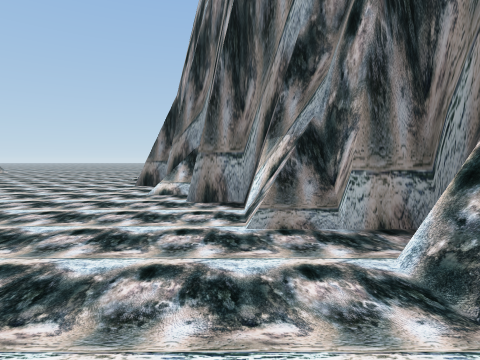
[1] (above)

12 first-person views from a walk through a scene from a Unity 3-D project. The camera is 1.4 m above the floor, tilts 4° down and sees 80° across. The floor is counted in squares, 2 m on a side. Each view is taken from the middle of a square. On the plan, view 1 faces up. The plan holds only what a view shows up to about 10 squares ahead; the rest is blank. The place goes on beyond the plan.

[2]
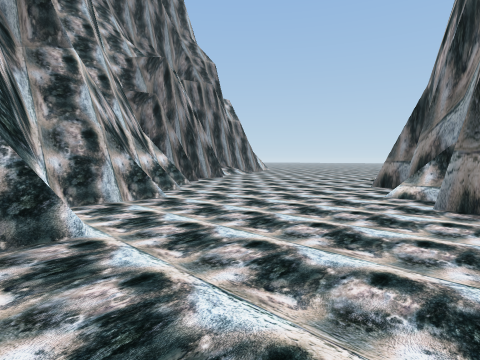

[3]
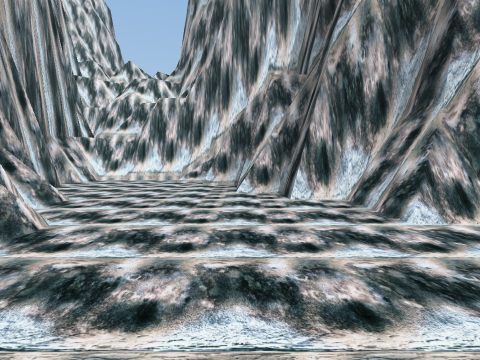

[4]
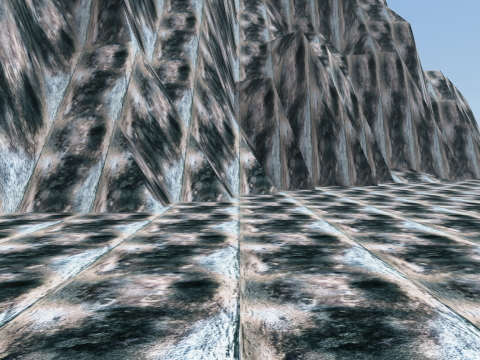

[5]
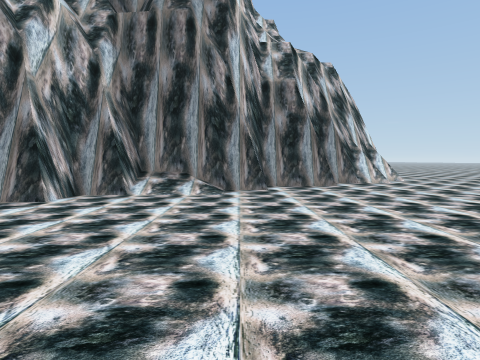

[6]
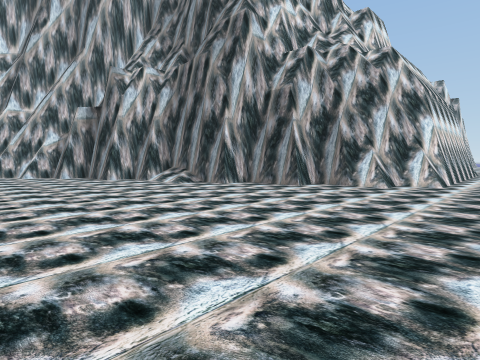

[7]
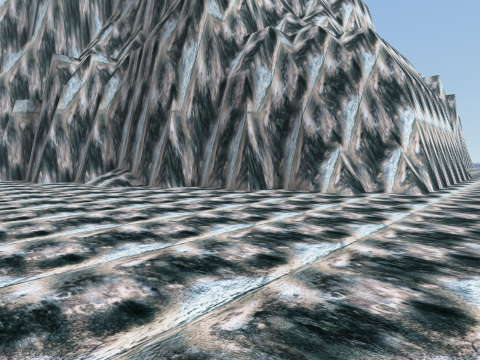

[8]
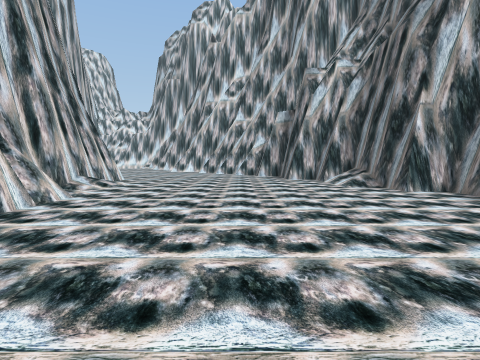

[9]
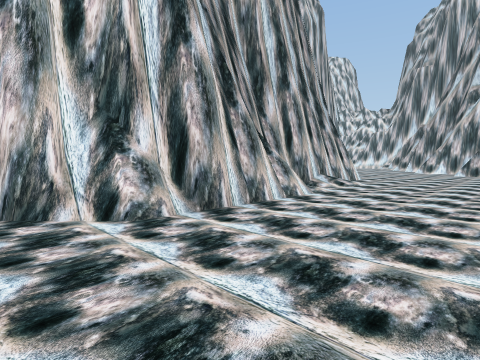

[10]
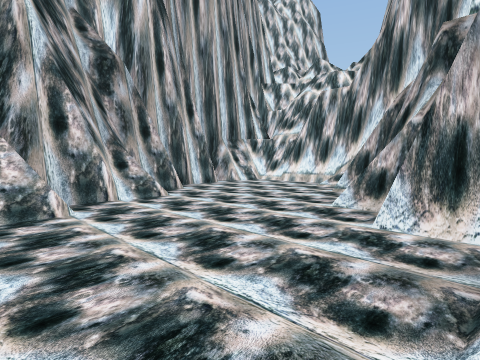

[11]
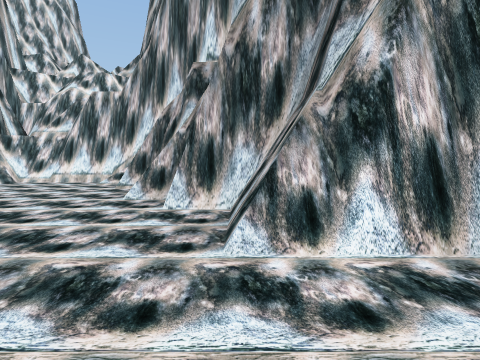

[12]
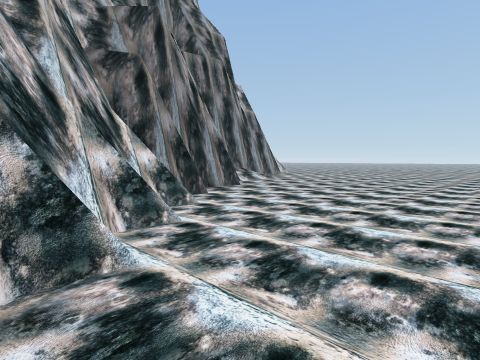

### Floor plan
Key: @ floor where view 1 was taken; # wall or solid block; . floor; / step, stairs or slope; = window, fence, low wall or low ledge.
Columns run from 19 left of view 1 to 4 right of it. Each row starts with its distance up from view 1.
 18      ............#
 17 ................##
 16 ######.........##
 15      ##........##
 14       #........##
 13       ##.......##
 12        #........#
 11        ##.......#
 10         #/......#
  9         #/......#
  8         ##......##
  7          ##......##
  6           #......=#
  5           ##......##
  4            ###.....##
  3             ###....##
  2              ##.....##
  1               ###...##
  0                ##..@.##
 -1                 ##...##
 -2                  ##...##
 -3                  ##....#
 -4                   ##...#
 -5                    #...#
 -6                    #####

Positions as (right, up) in squares from view 1, and headings:
1: (0, 0), facing up
2: (0, 0), facing up-left
3: (-1, 4), facing down
4: (-1, 4), facing left
5: (-4, 11), facing left
6: (-5, 18), facing down-left
7: (-7, 18), facing down-left
8: (-7, 18), facing down
9: (-7, 18), facing down-right
10: (-3, 2), facing down-right
11: (-3, 3), facing down
12: (-3, 2), facing up-left
